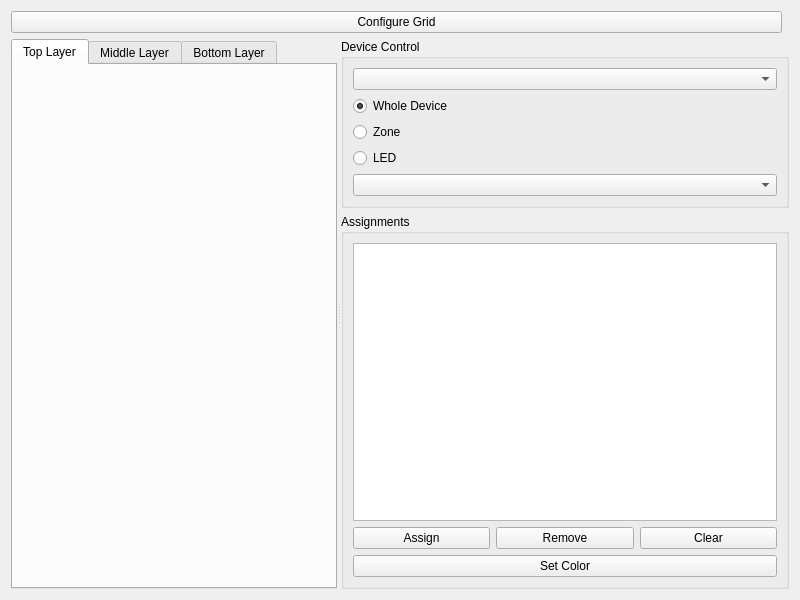
<?xml version="1.0" encoding="UTF-8"?>
<ui version="4.0">
 <class>LightscapeWidget</class>
 <widget class="QWidget" name="LightscapeWidget">
  <property name="geometry">
   <rect>
    <x>0</x>
    <y>0</y>
    <width>800</width>
    <height>600</height>
   </rect>
  </property>
  <layout class="QVBoxLayout" name="mainLayout">
   <item>
    <layout class="QHBoxLayout" name="toolbarLayout">
     <item>
      <widget class="QPushButton" name="configureButton">
       <property name="text">
        <string>Configure Grid</string>
       </property>
      </widget>
     </item>
     <item>
      <spacer name="toolbarSpacer">
       <property name="orientation">
        <enum>Qt::Horizontal</enum>
       </property>
      </spacer>
     </item>
    </layout>
   </item>
   <item>
    <widget class="QSplitter" name="mainSplitter">
     <property name="orientation">
      <enum>Qt::Horizontal</enum>
     </property>
     <widget class="QWidget" name="gridWidget">
      <layout class="QVBoxLayout" name="gridLayout">
       <item>
        <widget class="QTabWidget" name="layerTabs">
         <widget class="QWidget" name="topLayer">
          <attribute name="title">
           <string>Top Layer</string>
          </attribute>
          <layout class="QGridLayout" name="topGrid"/>
         </widget>
         <widget class="QWidget" name="middleLayer">
          <attribute name="title">
           <string>Middle Layer</string>
          </attribute>
          <layout class="QGridLayout" name="middleGrid"/>
         </widget>
         <widget class="QWidget" name="bottomLayer">
          <attribute name="title">
           <string>Bottom Layer</string>
          </attribute>
          <layout class="QGridLayout" name="bottomGrid"/>
         </widget>
        </widget>
       </item>
      </layout>
     </widget>
     <widget class="QWidget" name="controlWidget">
      <layout class="QVBoxLayout" name="controlLayout">
       <item>
        <widget class="QGroupBox" name="deviceGroupBox">
         <property name="title">
          <string>Device Control</string>
         </property>
         <layout class="QVBoxLayout" name="deviceLayout">
          <item>
           <widget class="QComboBox" name="deviceCombo"/>
          </item>
          <item>
           <widget class="QRadioButton" name="wholeDeviceRadio">
            <property name="text">
             <string>Whole Device</string>
            </property>
            <property name="checked">
             <bool>true</bool>
            </property>
           </widget>
          </item>
          <item>
           <widget class="QRadioButton" name="zoneRadio">
            <property name="text">
             <string>Zone</string>
            </property>
           </widget>
          </item>
          <item>
           <widget class="QRadioButton" name="ledRadio">
            <property name="text">
             <string>LED</string>
            </property>
           </widget>
          </item>
          <item>
           <widget class="QComboBox" name="selectionCombo"/>
          </item>
         </layout>
        </widget>
       </item>
       <item>
        <widget class="QGroupBox" name="assignmentGroupBox">
         <property name="title">
          <string>Assignments</string>
         </property>
         <layout class="QVBoxLayout" name="assignmentLayout">
          <item>
           <widget class="QListWidget" name="assignmentList"/>
          </item>
          <item>
           <layout class="QHBoxLayout" name="buttonLayout">
            <item>
             <widget class="QPushButton" name="assignButton">
              <property name="text">
               <string>Assign</string>
              </property>
             </widget>
            </item>
            <item>
             <widget class="QPushButton" name="removeButton">
              <property name="text">
               <string>Remove</string>
              </property>
             </widget>
            </item>
            <item>
             <widget class="QPushButton" name="clearButton">
              <property name="text">
               <string>Clear</string>
              </property>
             </widget>
            </item>
           </layout>
          </item>
          <item>
           <widget class="QPushButton" name="colorButton">
            <property name="text">
             <string>Set Color</string>
            </property>
           </widget>
          </item>
         </layout>
        </widget>
       </item>
      </layout>
     </widget>
    </widget>
   </item>
  </layout>
 </widget>
 <resources/>
 <connections/>
</ui>
